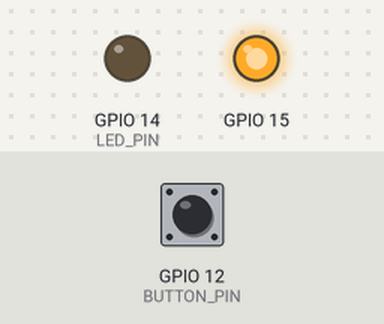
The sketch below on a simulated ESP8266 (NodeMCU). On the bench: output pins drawn as LEDs (lit = HIGH). The test bench sets the inputs (shaded band); at power-on: GPIO 12 (BUTTON_PIN) HIGH. WiFi joins after 1.5 s; servers stay silent unless stated; what the sketch prints to the serial monitor is not drawn.

Above: at 2.7 s.
2.8 s: GPIO 12 (BUTTON_PIN) pulled LOW for 0.15 s
At 2.88 s:
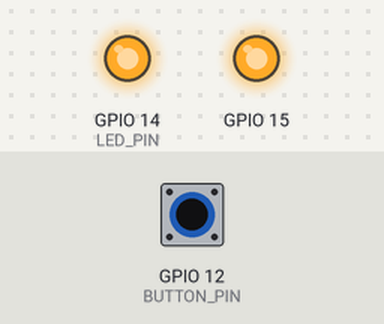
4.4 s: GPIO 12 (BUTTON_PIN) pulled LOW for 3.2 s
At 8.1 s:
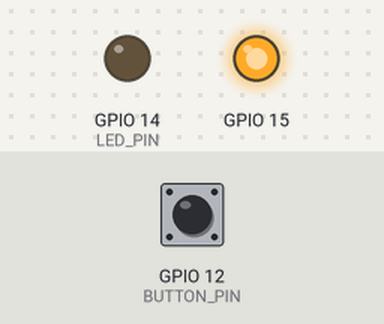
Timing chart, 0 to 9.6 s (numbered marks = the images above; inputs shaded):
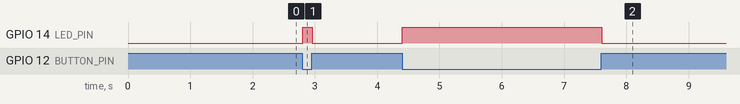

Measured:
- after the input at 2.8 s, GPIO 14 (LED_PIN): LOW → HIGH at once, → LOW 0.15 s later
- after the input at 4.4 s, GPIO 14 (LED_PIN): LOW → HIGH at once, → LOW 3.2 s later

The sketch:

wiolink_arduino.ino
```cpp
#include <Bounce2.h>

#include <ESP8266WiFi.h>

#define WIFI_SSID       "yourssid"
#define WIFI_PASSWORD   "yourpassword"

#define LED_PIN 14
#define BUTTON_PIN 12

// Instantiate a Bounce object
Bounce debouncer = Bounce();

void setup() {
  Serial.begin(74880);
  Serial.println(WiFi.localIP());
  WiFi.begin(WIFI_SSID, WIFI_PASSWORD);
  Serial.print("connecting");
  while (WiFi.status() != WL_CONNECTED) {
    Serial.print(".");
    delay(500);
  }
  Serial.println();
  Serial.print("connected: ");
  Serial.println(WiFi.localIP());

  pinMode(15, OUTPUT);
  digitalWrite(15, 1);

  // Setup the first button with an internal pull-up :
  pinMode(BUTTON_PIN, INPUT_PULLUP);
  // After setting up the button, setup the Bounce instance :
  debouncer.attach(BUTTON_PIN);
  debouncer.interval(5); // interval in ms

  pinMode(LED_PIN, OUTPUT);
}

void loop() {
  debouncer.update();

  // Get the updated value :
  int value = debouncer.read();

  // Turn on the LED if either button is pressed :
  if ( value == LOW) {
    digitalWrite(LED_PIN, HIGH);
  } else {
    digitalWrite(LED_PIN, LOW);
  }
}
```
